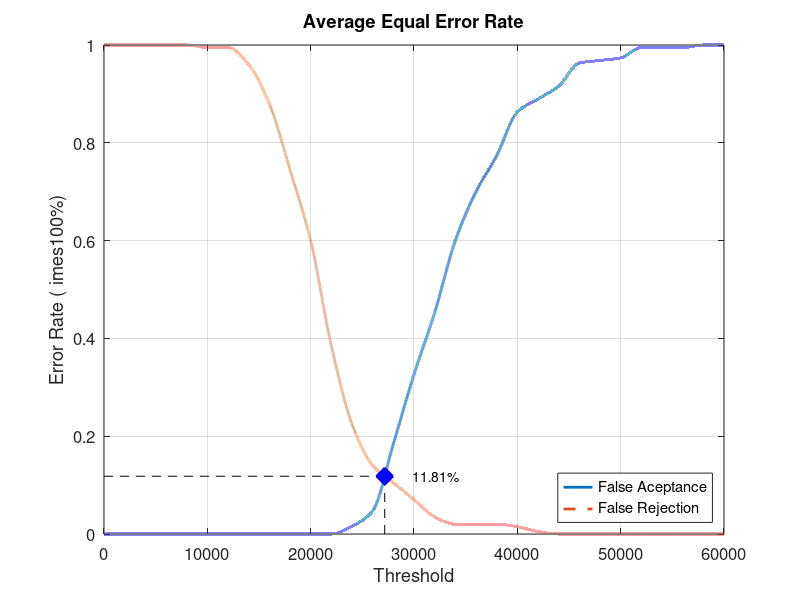
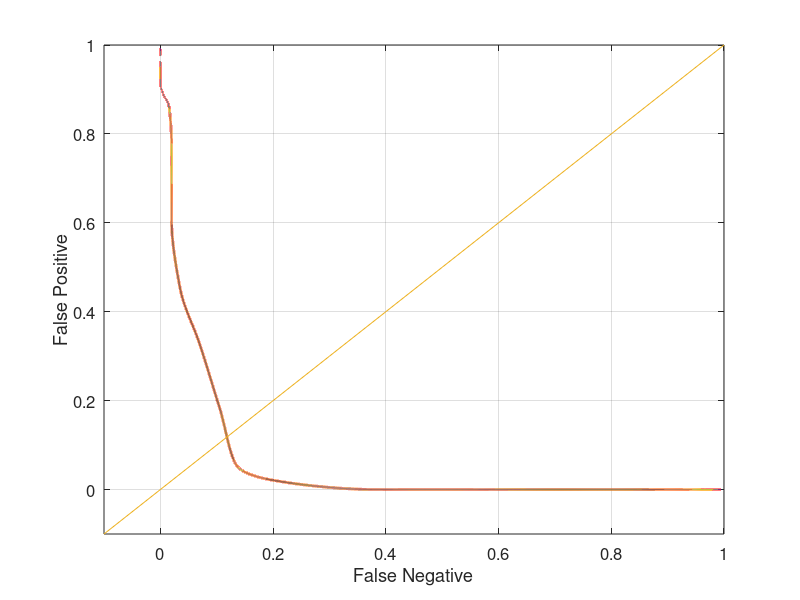

Here is the MATLAB script that generated these plots, in order:
close all;
clear;
clc;
x = 0:2000:60000;
xq = 0:0.5:60000;

y0 = [0 0 0 0 0 0 0 0 0 0 0 0 0.0157895 0.0473684 0.184211 0.326316 0.452632 0.6 0.7 0.773684 0.863158 0.889474 0.915789 0.963158 0.968421 0.973684 0.994737 0.994737 0.994737 1 1]
yy0 = interp1(x, y0, xq, 'pchip');
y1 = [1 1 1 1 1 0.995 0.995 0.96 0.88 0.745 0.6 0.385 0.225 0.14 0.105 0.07 0.035 0.02 0.02 0.02 0.015 0.005 0 0 0 0 0 0 0 0 0]
yy1 = interp1(x, y1, xq, 'pchip');

% Calculating EER: 
y2 = abs(y0 - y1);
find(y2 == min(y2))
yy2 = abs(yy0 - yy1);
xEER = find(yy2 == min(yy2));
xEERIndex = xq(xEER) % X-axis EER
yEER = yy0(xEER) % Y-axis EER

main = figure
plot(xq, yy0,'-','LineWidth', 2);	hold on
plot(xq, yy1,'--','LineWidth', 2);	hold on
plot([xEERIndex xEERIndex], [0 yEER], 'k--');	hold on
plot([0 xEERIndex], [yEER yEER], 'k--');	hold on
plot(xEERIndex, yEER, 'bx', 'LineWidth', 10);	hold on
text(xEERIndex + 10 * xEERIndex / 100, yEER, [num2str(round((10000 * yEER)) / 100) '%'])
legend('False Aceptance', 'False Rejection', 'Location', 'SouthEast')
xlabel('Threshold')
ylabel('Error Rate (	imes100%)')
title('Average Equal Error Rate')
set(gca, 'FontSize', 12)
axis([0 60000 0 1])
grid on

print(main, 'Database1_4Main', '-dpng');
FNRxFPR = figure('Color', [1 1 1]);
plot(yy1, yy0, '-', yy1, yy0, 'LineWidth', 2);
hold on
y = -0.1:0.1:1
plot(y, y); 
set(gca, 'FontSize', 12)
xlabel('False Negative')
ylabel('False Positive')
axis([-0.1 1 -0.1 1])
set(gca, 'FontSize', 12)
grid on

print(FNRxFPR, 'Database1_4FNRxFPR','-dpng');
